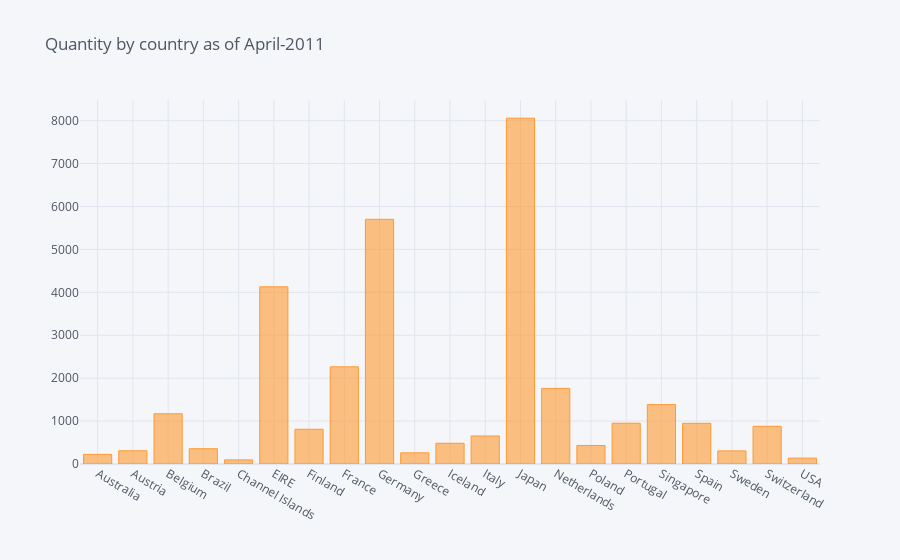

Notebook source saved alongside this figure:
### Code cell
plot = dataEXTRA.loc[mask].groupby(by='Country').sum().reset_index()
plot.iplot(kind='bar', x='Country', y='Quantity', title='Quantity by country as of April-2011')

### Figure 1 — Plotly figure (JSON) as saved in the notebook; plotly's stock layout.template omitted (floating-point values rounded to 4 significant figures)
{"data": [{"marker": {"color": "rgba(255, 153, 51, 0.6)", "line": {"color": "rgba(255, 153, 51, 1.0)", "width": 1}}, "name": "Quantity", "orientation": "v", "text": "", "type": "bar", "x": ["Australia", "Austria", "Belgium", "Brazil", "Channel Islands", "EIRE", "Finland", "France", "Germany", "Greece", "Iceland", "Italy", "Japan", "Netherlands", "Poland", "Portugal", "Singapore", "Spain", "Sweden", "Switzerland", "USA"], "y": [224, 308, 1170, 356, 96, 4129, 810, 2265, 5702, 260, 483, 653, 8058, 1762, 432, 951, 1384, 948, 306, 878, 137]}], "layout": {"legend": {"bgcolor": "#F5F6F9", "font": {"color": "#4D5663"}}, "paper_bgcolor": "#F5F6F9", "plot_bgcolor": "#F5F6F9", "title": {"font": {"color": "#4D5663"}, "text": "Quantity by country as of April-2011"}, "xaxis": {"gridcolor": "#E1E5ED", "showgrid": true, "tickfont": {"color": "#4D5663"}, "title": {"font": {"color": "#4D5663"}, "text": ""}, "zerolinecolor": "#E1E5ED"}, "yaxis": {"gridcolor": "#E1E5ED", "showgrid": true, "tickfont": {"color": "#4D5663"}, "title": {"font": {"color": "#4D5663"}, "text": ""}, "zerolinecolor": "#E1E5ED"}}}
